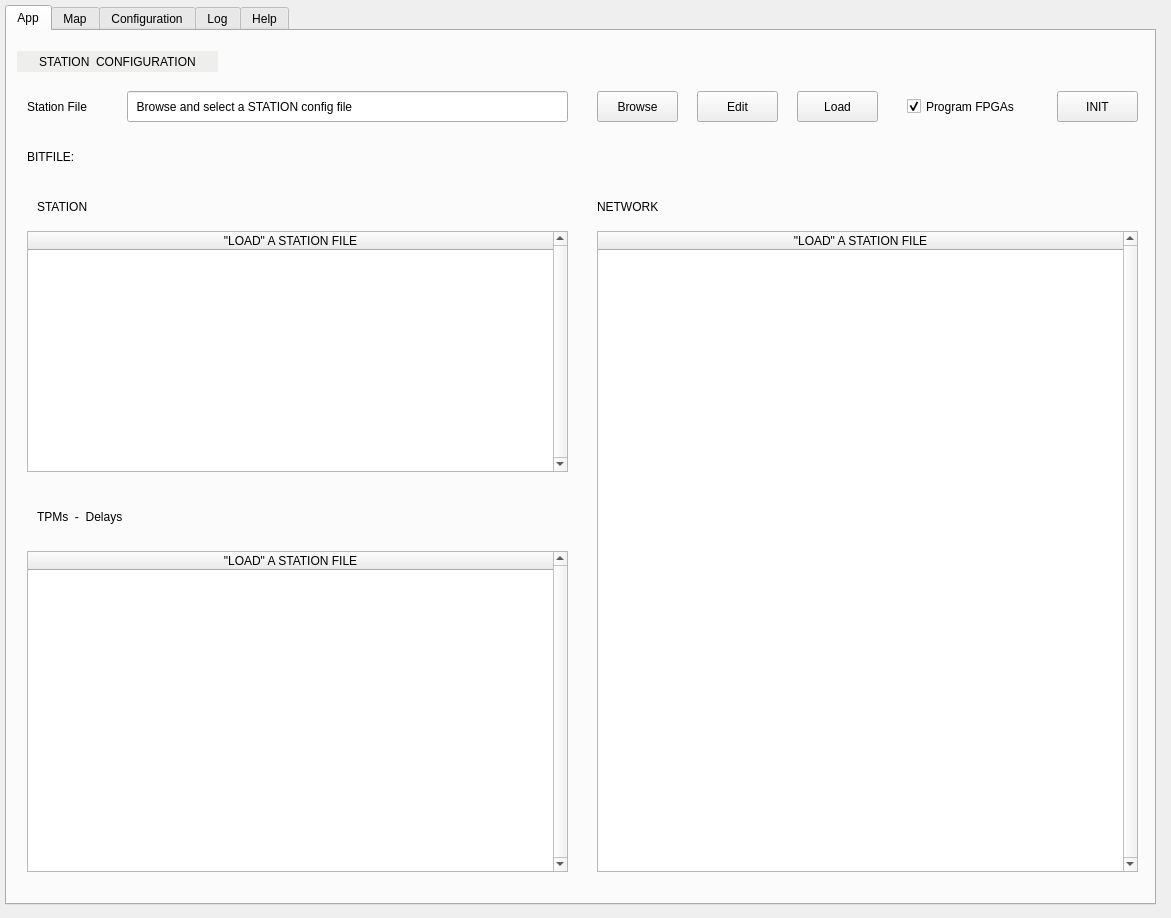
<?xml version="1.0" encoding="UTF-8"?>
<ui version="4.0">
 <class>Form</class>
 <widget class="QWidget" name="Form">
  <property name="geometry">
   <rect>
    <x>0</x>
    <y>0</y>
    <width>1171</width>
    <height>918</height>
   </rect>
  </property>
  <property name="windowTitle">
   <string>Form</string>
  </property>
  <widget class="QTabWidget" name="tabWidget">
   <property name="geometry">
    <rect>
     <x>5</x>
     <y>5</y>
     <width>1151</width>
     <height>900</height>
    </rect>
   </property>
   <property name="currentIndex">
    <number>0</number>
   </property>
   <widget class="QWidget" name="qtab_app">
    <attribute name="title">
     <string>App</string>
    </attribute>
    <widget class="QLabel" name="qlabel_message">
     <property name="geometry">
      <rect>
       <x>840</x>
       <y>830</y>
       <width>291</width>
       <height>31</height>
      </rect>
     </property>
     <property name="layoutDirection">
      <enum>Qt::LeftToRight</enum>
     </property>
     <property name="text">
      <string/>
     </property>
     <property name="alignment">
      <set>Qt::AlignRight|Qt::AlignTrailing|Qt::AlignVCenter</set>
     </property>
    </widget>
    <widget class="QLabel" name="qlabel_tstamp">
     <property name="geometry">
      <rect>
       <x>480</x>
       <y>830</y>
       <width>371</width>
       <height>31</height>
      </rect>
     </property>
     <property name="layoutDirection">
      <enum>Qt::LeftToRight</enum>
     </property>
     <property name="text">
      <string/>
     </property>
     <property name="alignment">
      <set>Qt::AlignCenter</set>
     </property>
    </widget>
    <widget class="QTableWidget" name="qtable_station">
     <property name="geometry">
      <rect>
       <x>20</x>
       <y>200</y>
       <width>541</width>
       <height>241</height>
      </rect>
     </property>
     <property name="verticalScrollBarPolicy">
      <enum>Qt::ScrollBarAlwaysOn</enum>
     </property>
     <attribute name="horizontalHeaderDefaultSectionSize">
      <number>308</number>
     </attribute>
     <attribute name="horizontalHeaderStretchLastSection">
      <bool>true</bool>
     </attribute>
     <column>
      <property name="text">
       <string>&quot;LOAD&quot; A STATION FILE</string>
      </property>
     </column>
    </widget>
    <widget class="QLineEdit" name="qline_configfile">
     <property name="geometry">
      <rect>
       <x>120</x>
       <y>60</y>
       <width>441</width>
       <height>31</height>
      </rect>
     </property>
     <property name="text">
      <string>  Browse and select a STATION config file</string>
     </property>
     <property name="readOnly">
      <bool>true</bool>
     </property>
    </widget>
    <widget class="QPushButton" name="qbutton_edit">
     <property name="geometry">
      <rect>
       <x>690</x>
       <y>60</y>
       <width>81</width>
       <height>31</height>
      </rect>
     </property>
     <property name="text">
      <string>Edit</string>
     </property>
    </widget>
    <widget class="QPushButton" name="qbutton_load_configuration">
     <property name="geometry">
      <rect>
       <x>790</x>
       <y>60</y>
       <width>81</width>
       <height>31</height>
      </rect>
     </property>
     <property name="text">
      <string>Load</string>
     </property>
    </widget>
    <widget class="QLabel" name="qlabel_bitfile">
     <property name="geometry">
      <rect>
       <x>120</x>
       <y>110</y>
       <width>1011</width>
       <height>31</height>
      </rect>
     </property>
     <property name="text">
      <string/>
     </property>
     <property name="alignment">
      <set>Qt::AlignLeading|Qt::AlignLeft|Qt::AlignVCenter</set>
     </property>
    </widget>
    <widget class="QLabel" name="qlabel_config">
     <property name="geometry">
      <rect>
       <x>20</x>
       <y>60</y>
       <width>101</width>
       <height>31</height>
      </rect>
     </property>
     <property name="text">
      <string>Station File</string>
     </property>
     <property name="alignment">
      <set>Qt::AlignLeading|Qt::AlignLeft|Qt::AlignVCenter</set>
     </property>
    </widget>
    <widget class="QPushButton" name="qbutton_station_init">
     <property name="geometry">
      <rect>
       <x>1050</x>
       <y>60</y>
       <width>81</width>
       <height>31</height>
      </rect>
     </property>
     <property name="text">
      <string>INIT</string>
     </property>
    </widget>
    <widget class="QLabel" name="qlabel_bitfile_2">
     <property name="geometry">
      <rect>
       <x>20</x>
       <y>110</y>
       <width>71</width>
       <height>31</height>
      </rect>
     </property>
     <property name="text">
      <string>BITFILE: </string>
     </property>
     <property name="alignment">
      <set>Qt::AlignLeading|Qt::AlignLeft|Qt::AlignVCenter</set>
     </property>
    </widget>
    <widget class="QPushButton" name="qbutton_browse">
     <property name="geometry">
      <rect>
       <x>590</x>
       <y>60</y>
       <width>81</width>
       <height>31</height>
      </rect>
     </property>
     <property name="text">
      <string>Browse</string>
     </property>
    </widget>
    <widget class="QLabel" name="qlabel_station">
     <property name="geometry">
      <rect>
       <x>30</x>
       <y>160</y>
       <width>171</width>
       <height>31</height>
      </rect>
     </property>
     <property name="text">
      <string>STATION</string>
     </property>
     <property name="alignment">
      <set>Qt::AlignLeading|Qt::AlignLeft|Qt::AlignVCenter</set>
     </property>
    </widget>
    <widget class="QTableWidget" name="qtable_tpm">
     <property name="geometry">
      <rect>
       <x>20</x>
       <y>520</y>
       <width>541</width>
       <height>321</height>
      </rect>
     </property>
     <property name="verticalScrollBarPolicy">
      <enum>Qt::ScrollBarAlwaysOn</enum>
     </property>
     <property name="sizeAdjustPolicy">
      <enum>QAbstractScrollArea::AdjustIgnored</enum>
     </property>
     <attribute name="horizontalHeaderCascadingSectionResizes">
      <bool>false</bool>
     </attribute>
     <attribute name="horizontalHeaderDefaultSectionSize">
      <number>218</number>
     </attribute>
     <attribute name="horizontalHeaderStretchLastSection">
      <bool>true</bool>
     </attribute>
     <column>
      <property name="text">
       <string>&quot;LOAD&quot; A STATION FILE</string>
      </property>
     </column>
    </widget>
    <widget class="QLabel" name="qlabel_tpms">
     <property name="geometry">
      <rect>
       <x>30</x>
       <y>470</y>
       <width>171</width>
       <height>31</height>
      </rect>
     </property>
     <property name="text">
      <string>TPMs  -  Delays</string>
     </property>
     <property name="alignment">
      <set>Qt::AlignLeading|Qt::AlignLeft|Qt::AlignVCenter</set>
     </property>
    </widget>
    <widget class="QTableWidget" name="qtable_network">
     <property name="geometry">
      <rect>
       <x>590</x>
       <y>200</y>
       <width>541</width>
       <height>641</height>
      </rect>
     </property>
     <property name="verticalScrollBarPolicy">
      <enum>Qt::ScrollBarAlwaysOn</enum>
     </property>
     <attribute name="horizontalHeaderDefaultSectionSize">
      <number>365</number>
     </attribute>
     <attribute name="horizontalHeaderStretchLastSection">
      <bool>true</bool>
     </attribute>
     <column>
      <property name="text">
       <string>&quot;LOAD&quot; A STATION FILE</string>
      </property>
     </column>
    </widget>
    <widget class="QLabel" name="qlabel_network">
     <property name="geometry">
      <rect>
       <x>590</x>
       <y>160</y>
       <width>171</width>
       <height>31</height>
      </rect>
     </property>
     <property name="text">
      <string>NETWORK</string>
     </property>
     <property name="alignment">
      <set>Qt::AlignLeading|Qt::AlignLeft|Qt::AlignVCenter</set>
     </property>
    </widget>
    <widget class="QLabel" name="qlabel_connection_3">
     <property name="geometry">
      <rect>
       <x>10</x>
       <y>20</y>
       <width>201</width>
       <height>21</height>
      </rect>
     </property>
     <property name="layoutDirection">
      <enum>Qt::LeftToRight</enum>
     </property>
     <property name="styleSheet">
      <string notr="true">background-color: rgb(238, 238, 236);</string>
     </property>
     <property name="text">
      <string>STATION  CONFIGURATION</string>
     </property>
     <property name="alignment">
      <set>Qt::AlignCenter</set>
     </property>
    </widget>
    <widget class="QCheckBox" name="checkProgram">
     <property name="geometry">
      <rect>
       <x>900</x>
       <y>60</y>
       <width>131</width>
       <height>31</height>
      </rect>
     </property>
     <property name="text">
      <string>Program FPGAs</string>
     </property>
     <property name="checked">
      <bool>true</bool>
     </property>
    </widget>
   </widget>
   <widget class="QWidget" name="qtab_map">
    <attribute name="title">
     <string>Map</string>
    </attribute>
    <widget class="QWidget" name="plotWidgetMap" native="true">
     <property name="geometry">
      <rect>
       <x>20</x>
       <y>60</y>
       <width>781</width>
       <height>781</height>
      </rect>
     </property>
     <property name="sizePolicy">
      <sizepolicy hsizetype="Expanding" vsizetype="Expanding">
       <horstretch>0</horstretch>
       <verstretch>0</verstretch>
      </sizepolicy>
     </property>
     <property name="minimumSize">
      <size>
       <width>0</width>
       <height>0</height>
      </size>
     </property>
     <property name="maximumSize">
      <size>
       <width>16777215</width>
       <height>16777215</height>
      </size>
     </property>
    </widget>
    <widget class="QLabel" name="qlabel_config_2">
     <property name="geometry">
      <rect>
       <x>20</x>
       <y>20</y>
       <width>121</width>
       <height>31</height>
      </rect>
     </property>
     <property name="text">
      <string>Station Map File</string>
     </property>
     <property name="alignment">
      <set>Qt::AlignLeading|Qt::AlignLeft|Qt::AlignVCenter</set>
     </property>
    </widget>
    <widget class="QLineEdit" name="qline_map_file">
     <property name="geometry">
      <rect>
       <x>150</x>
       <y>20</y>
       <width>411</width>
       <height>31</height>
      </rect>
     </property>
     <property name="text">
      <string>  Browse and select a STATION MAP file</string>
     </property>
     <property name="readOnly">
      <bool>true</bool>
     </property>
    </widget>
    <widget class="QPushButton" name="qbutton_map_browse">
     <property name="geometry">
      <rect>
       <x>600</x>
       <y>20</y>
       <width>81</width>
       <height>31</height>
      </rect>
     </property>
     <property name="text">
      <string>Browse</string>
     </property>
    </widget>
    <widget class="QPushButton" name="qbutton_map_load">
     <property name="geometry">
      <rect>
       <x>720</x>
       <y>20</y>
       <width>81</width>
       <height>31</height>
      </rect>
     </property>
     <property name="text">
      <string>Load</string>
     </property>
    </widget>
    <widget class="QFrame" name="qframe_markers">
     <property name="geometry">
      <rect>
       <x>830</x>
       <y>90</y>
       <width>291</width>
       <height>61</height>
      </rect>
     </property>
     <property name="frameShape">
      <enum>QFrame::StyledPanel</enum>
     </property>
     <property name="frameShadow">
      <enum>QFrame::Raised</enum>
     </property>
     <widget class="QRadioButton" name="rb_circle">
      <property name="geometry">
       <rect>
        <x>20</x>
        <y>20</y>
        <width>71</width>
        <height>23</height>
       </rect>
      </property>
      <property name="text">
       <string>Circle</string>
      </property>
      <property name="checked">
       <bool>true</bool>
      </property>
     </widget>
     <widget class="QRadioButton" name="rb_cross">
      <property name="geometry">
       <rect>
        <x>110</x>
        <y>20</y>
        <width>71</width>
        <height>23</height>
       </rect>
      </property>
      <property name="text">
       <string>Cross</string>
      </property>
     </widget>
     <widget class="QCheckBox" name="cb_id">
      <property name="geometry">
       <rect>
        <x>210</x>
        <y>20</y>
        <width>51</width>
        <height>23</height>
       </rect>
      </property>
      <property name="text">
       <string>ID</string>
      </property>
      <property name="checked">
       <bool>true</bool>
      </property>
     </widget>
    </widget>
    <widget class="QLabel" name="qlabel_connection_4">
     <property name="geometry">
      <rect>
       <x>920</x>
       <y>80</y>
       <width>101</width>
       <height>21</height>
      </rect>
     </property>
     <property name="layoutDirection">
      <enum>Qt::LeftToRight</enum>
     </property>
     <property name="styleSheet">
      <string notr="true">background-color: rgb(238, 238, 236);</string>
     </property>
     <property name="text">
      <string>MARKERS</string>
     </property>
     <property name="alignment">
      <set>Qt::AlignCenter</set>
     </property>
    </widget>
    <widget class="QLabel" name="qlabel_tiles">
     <property name="geometry">
      <rect>
       <x>920</x>
       <y>170</y>
       <width>101</width>
       <height>21</height>
      </rect>
     </property>
     <property name="layoutDirection">
      <enum>Qt::LeftToRight</enum>
     </property>
     <property name="styleSheet">
      <string notr="true">background-color: rgb(238, 238, 236);</string>
     </property>
     <property name="text">
      <string>TILES</string>
     </property>
     <property name="alignment">
      <set>Qt::AlignCenter</set>
     </property>
    </widget>
    <widget class="QFrame" name="qframe_tiles">
     <property name="geometry">
      <rect>
       <x>830</x>
       <y>180</y>
       <width>291</width>
       <height>231</height>
      </rect>
     </property>
     <property name="frameShape">
      <enum>QFrame::StyledPanel</enum>
     </property>
     <property name="frameShadow">
      <enum>QFrame::Raised</enum>
     </property>
     <widget class="QPushButton" name="qbutton_map_deselect">
      <property name="geometry">
       <rect>
        <x>20</x>
        <y>190</y>
        <width>111</width>
        <height>21</height>
       </rect>
      </property>
      <property name="text">
       <string>Deselect ALL</string>
      </property>
     </widget>
     <widget class="QPushButton" name="qbutton_map_select">
      <property name="geometry">
       <rect>
        <x>160</x>
        <y>190</y>
        <width>111</width>
        <height>21</height>
       </rect>
      </property>
      <property name="text">
       <string>Select ALL</string>
      </property>
     </widget>
    </widget>
    <widget class="QFrame" name="qframe_locate">
     <property name="geometry">
      <rect>
       <x>830</x>
       <y>440</y>
       <width>291</width>
       <height>291</height>
      </rect>
     </property>
     <property name="frameShape">
      <enum>QFrame::StyledPanel</enum>
     </property>
     <property name="frameShadow">
      <enum>QFrame::Raised</enum>
     </property>
     <widget class="QCheckBox" name="cb_locate_enable_antenna">
      <property name="geometry">
       <rect>
        <x>170</x>
        <y>30</y>
        <width>71</width>
        <height>31</height>
       </rect>
      </property>
      <property name="text">
       <string>Enable</string>
      </property>
      <property name="checked">
       <bool>false</bool>
      </property>
     </widget>
     <widget class="QComboBox" name="combo_tpm">
      <property name="geometry">
       <rect>
        <x>70</x>
        <y>240</y>
        <width>51</width>
        <height>25</height>
       </rect>
      </property>
      <item>
       <property name="text">
        <string>1</string>
       </property>
      </item>
      <item>
       <property name="text">
        <string>2</string>
       </property>
      </item>
      <item>
       <property name="text">
        <string>3</string>
       </property>
      </item>
     </widget>
     <widget class="QLabel" name="qlabel_tpm_input">
      <property name="geometry">
       <rect>
        <x>20</x>
        <y>200</y>
        <width>131</width>
        <height>31</height>
       </rect>
      </property>
      <property name="text">
       <string>Find by TPM Input</string>
      </property>
      <property name="alignment">
       <set>Qt::AlignLeading|Qt::AlignLeft|Qt::AlignVCenter</set>
      </property>
     </widget>
     <widget class="QComboBox" name="combo_input">
      <property name="geometry">
       <rect>
        <x>210</x>
        <y>240</y>
        <width>51</width>
        <height>25</height>
       </rect>
      </property>
      <item>
       <property name="text">
        <string>1</string>
       </property>
      </item>
      <item>
       <property name="text">
        <string>2</string>
       </property>
      </item>
      <item>
       <property name="text">
        <string>3</string>
       </property>
      </item>
      <item>
       <property name="text">
        <string>4</string>
       </property>
      </item>
     </widget>
     <widget class="QComboBox" name="combo_antenna">
      <property name="geometry">
       <rect>
        <x>110</x>
        <y>70</y>
        <width>51</width>
        <height>25</height>
       </rect>
      </property>
      <item>
       <property name="text">
        <string>001</string>
       </property>
      </item>
      <item>
       <property name="text">
        <string>002</string>
       </property>
      </item>
      <item>
       <property name="text">
        <string>003</string>
       </property>
      </item>
     </widget>
     <widget class="QLabel" name="qlabel_find_ant">
      <property name="geometry">
       <rect>
        <x>20</x>
        <y>30</y>
        <width>151</width>
        <height>31</height>
       </rect>
      </property>
      <property name="text">
       <string>Find by Antenna ID</string>
      </property>
      <property name="alignment">
       <set>Qt::AlignLeading|Qt::AlignLeft|Qt::AlignVCenter</set>
      </property>
     </widget>
     <widget class="QCheckBox" name="cb_locate_enable_tpm">
      <property name="geometry">
       <rect>
        <x>170</x>
        <y>200</y>
        <width>71</width>
        <height>31</height>
       </rect>
      </property>
      <property name="text">
       <string>Enable</string>
      </property>
      <property name="checked">
       <bool>false</bool>
      </property>
     </widget>
     <widget class="QLabel" name="qlabel_find_ant_2">
      <property name="geometry">
       <rect>
        <x>254</x>
        <y>38</y>
        <width>21</width>
        <height>16</height>
       </rect>
      </property>
      <property name="styleSheet">
       <string notr="true">background-color: rgb(255, 255, 0);</string>
      </property>
      <property name="text">
       <string/>
      </property>
      <property name="alignment">
       <set>Qt::AlignLeading|Qt::AlignLeft|Qt::AlignVCenter</set>
      </property>
     </widget>
     <widget class="QLabel" name="qlabel_find_ant_3">
      <property name="geometry">
       <rect>
        <x>254</x>
        <y>208</y>
        <width>21</width>
        <height>16</height>
       </rect>
      </property>
      <property name="styleSheet">
       <string notr="true">background-color: rgb(0, 0, 255);</string>
      </property>
      <property name="text">
       <string/>
      </property>
      <property name="alignment">
       <set>Qt::AlignLeading|Qt::AlignLeft|Qt::AlignVCenter</set>
      </property>
     </widget>
     <widget class="QLabel" name="qlabel_tpm_input_2">
      <property name="geometry">
       <rect>
        <x>150</x>
        <y>240</y>
        <width>61</width>
        <height>23</height>
       </rect>
      </property>
      <property name="text">
       <string>INPUT:</string>
      </property>
      <property name="alignment">
       <set>Qt::AlignLeading|Qt::AlignLeft|Qt::AlignVCenter</set>
      </property>
     </widget>
     <widget class="QLabel" name="qlabel_tpm_input_3">
      <property name="geometry">
       <rect>
        <x>20</x>
        <y>240</y>
        <width>41</width>
        <height>23</height>
       </rect>
      </property>
      <property name="text">
       <string>TILE:</string>
      </property>
      <property name="alignment">
       <set>Qt::AlignLeading|Qt::AlignLeft|Qt::AlignVCenter</set>
      </property>
     </widget>
     <widget class="QLabel" name="qlabel_tpm_input_4">
      <property name="geometry">
       <rect>
        <x>20</x>
        <y>70</y>
        <width>81</width>
        <height>23</height>
       </rect>
      </property>
      <property name="text">
       <string>ANTENNA: </string>
      </property>
      <property name="alignment">
       <set>Qt::AlignLeading|Qt::AlignLeft|Qt::AlignVCenter</set>
      </property>
     </widget>
     <widget class="QLabel" name="qlabel_tpm_input_5">
      <property name="geometry">
       <rect>
        <x>20</x>
        <y>110</y>
        <width>131</width>
        <height>31</height>
       </rect>
      </property>
      <property name="text">
       <string>Find Antenna List</string>
      </property>
      <property name="alignment">
       <set>Qt::AlignLeading|Qt::AlignLeft|Qt::AlignVCenter</set>
      </property>
     </widget>
     <widget class="QLineEdit" name="qline_find_antlist">
      <property name="geometry">
       <rect>
        <x>20</x>
        <y>150</y>
        <width>141</width>
        <height>27</height>
       </rect>
      </property>
      <property name="text">
       <string>1-10,20,24</string>
      </property>
      <property name="readOnly">
       <bool>false</bool>
      </property>
     </widget>
     <widget class="QLabel" name="qlabel_find_ant_4">
      <property name="geometry">
       <rect>
        <x>254</x>
        <y>118</y>
        <width>21</width>
        <height>16</height>
       </rect>
      </property>
      <property name="styleSheet">
       <string notr="true">background-color: rgb(0, 200, 0);</string>
      </property>
      <property name="text">
       <string/>
      </property>
      <property name="alignment">
       <set>Qt::AlignLeading|Qt::AlignLeft|Qt::AlignVCenter</set>
      </property>
     </widget>
     <widget class="QCheckBox" name="cb_locate_enable_antenna_list">
      <property name="geometry">
       <rect>
        <x>170</x>
        <y>110</y>
        <width>71</width>
        <height>31</height>
       </rect>
      </property>
      <property name="text">
       <string>Enable</string>
      </property>
      <property name="checked">
       <bool>false</bool>
      </property>
     </widget>
     <widget class="QLabel" name="qlabel_malformed_list">
      <property name="geometry">
       <rect>
        <x>170</x>
        <y>150</y>
        <width>101</width>
        <height>31</height>
       </rect>
      </property>
      <property name="text">
       <string>query form ok</string>
      </property>
      <property name="alignment">
       <set>Qt::AlignLeading|Qt::AlignLeft|Qt::AlignVCenter</set>
      </property>
     </widget>
    </widget>
    <widget class="QLabel" name="qlabel_locate">
     <property name="geometry">
      <rect>
       <x>920</x>
       <y>430</y>
       <width>101</width>
       <height>21</height>
      </rect>
     </property>
     <property name="layoutDirection">
      <enum>Qt::LeftToRight</enum>
     </property>
     <property name="styleSheet">
      <string notr="true">background-color: rgb(238, 238, 236);</string>
     </property>
     <property name="text">
      <string>LOCATE</string>
     </property>
     <property name="alignment">
      <set>Qt::AlignCenter</set>
     </property>
    </widget>
    <zorder>plotWidgetMap</zorder>
    <zorder>qlabel_config_2</zorder>
    <zorder>qline_map_file</zorder>
    <zorder>qbutton_map_browse</zorder>
    <zorder>qbutton_map_load</zorder>
    <zorder>qframe_markers</zorder>
    <zorder>qlabel_connection_4</zorder>
    <zorder>qframe_tiles</zorder>
    <zorder>qlabel_tiles</zorder>
    <zorder>qframe_locate</zorder>
    <zorder>qlabel_locate</zorder>
   </widget>
   <widget class="QWidget" name="qtab_conf">
    <attribute name="title">
     <string>Configuration</string>
    </attribute>
   </widget>
   <widget class="QWidget" name="tab">
    <attribute name="title">
     <string>Log</string>
    </attribute>
    <widget class="QWidget" name="qw_log" native="true">
     <property name="geometry">
      <rect>
       <x>3</x>
       <y>0</y>
       <width>1131</width>
       <height>864</height>
      </rect>
     </property>
    </widget>
   </widget>
   <widget class="QWidget" name="qtab_help">
    <attribute name="title">
     <string>Help</string>
    </attribute>
    <widget class="QTextEdit" name="Help_Station">
     <property name="geometry">
      <rect>
       <x>10</x>
       <y>10</y>
       <width>1121</width>
       <height>841</height>
      </rect>
     </property>
     <property name="autoFillBackground">
      <bool>false</bool>
     </property>
     <property name="styleSheet">
      <string notr="true">background-color: rgb(251, 249, 246);</string>
     </property>
     <property name="frameShape">
      <enum>QFrame::NoFrame</enum>
     </property>
     <property name="html">
      <string>&lt;!DOCTYPE HTML PUBLIC &quot;-//W3C//DTD HTML 4.0//EN&quot; &quot;http://www.w3.org/TR/REC-html40/strict.dtd&quot;&gt;
&lt;html&gt;&lt;head&gt;&lt;meta name=&quot;qrichtext&quot; content=&quot;1&quot; /&gt;&lt;style type=&quot;text/css&quot;&gt;
p, li { white-space: pre-wrap; }
&lt;/style&gt;&lt;/head&gt;&lt;body style=&quot; font-family:'Ubuntu'; font-size:11pt; font-weight:400; font-style:normal;&quot;&gt;
&lt;p style=&quot;-qt-paragraph-type:empty; margin-top:0px; margin-bottom:0px; margin-left:0px; margin-right:0px; -qt-block-indent:0; text-indent:0px;&quot;&gt;&lt;br /&gt;&lt;/p&gt;&lt;/body&gt;&lt;/html&gt;</string>
     </property>
    </widget>
   </widget>
  </widget>
 </widget>
 <resources/>
 <connections/>
</ui>
